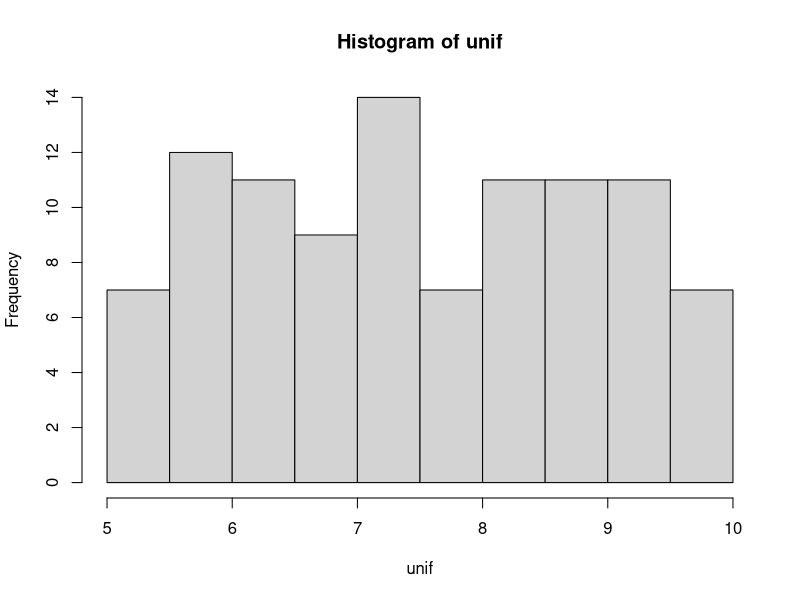
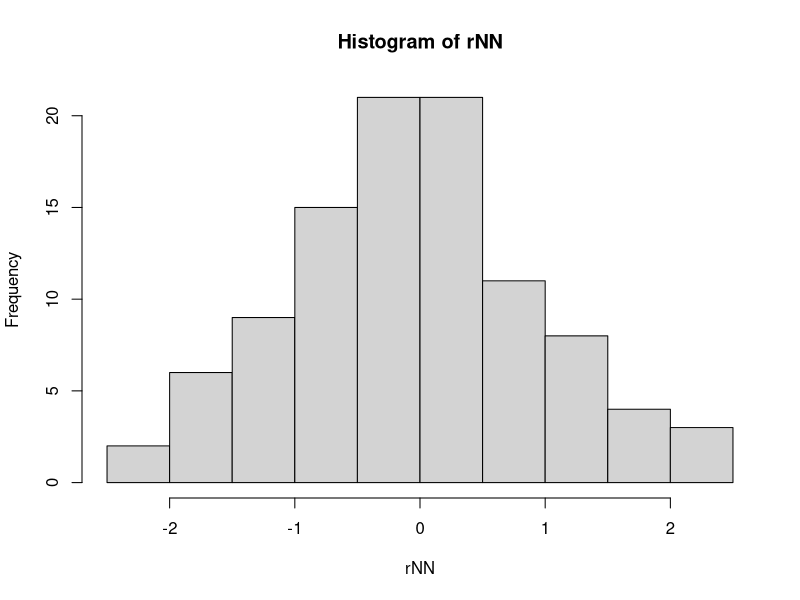

R code for these plots, in order:
## ---- chunk 1
queue <- c("sheep", "fox", "owl", "ant")

#you can modify a specific index in the vector using []
queue[5] <- "serpent"
queue

#you can remove an index by using the "-"
queue <- queue[-5]
queue
## ---- chunk 2
#Doubles (floats)
a <- c(2, 2.0)
typeof(a)
#
b <- c("purple", "green")
d <- c(a, b)
typeof(d)
## ---- chunk 3
a <- runif(10)
a > 0.5 #conditional statement

# How many elements in the vector are > 0.5
sum(a > 0.5)
## ---- chunk 4
z <- c(10, 20, 30)
z
z + 1 #performs element-wise addition of 1

y <- c(1, 2, 3)
z + y #results in an element by element operation on the vector
## ---- chunk 5
z <- c(10, 20, 30)
x <- c(1, 2)
z + x
## ---- chunk 6
set.seed(123) #first set will always be the same numbers with seed
unif <- runif(n=100, min=5, max=10)
hist(unif)

rNN <- rnorm(100) #mean = 0, st.dev = 1
mean(rNN) #should be close to 0
hist(rNN)
## ---- chunk 7
my_vec <- 1:12
m <- matrix(data = my_vec, nrow = 4) #builds it by columns by default
m
m <- matrix(data = my_vec, ncol = 3, byrow = T)
m
